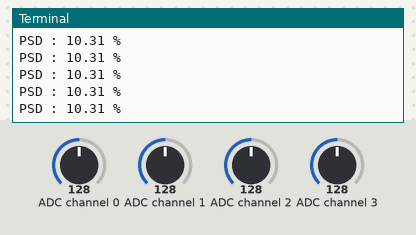
Simulated run of this program. Board: Raspberry Pi (BCM pin numbers). On the bench: the last lines printed to the terminal. The test bench sets the inputs (shaded band); at power-on: ADC channel 3 = 128, ADC channel 0 = 128, ADC channel 1 = 128, ADC channel 2 = 128 (analog values on the 0–255 scale).

Above: at 1.2 s.
1.3 s: ADC channel 3 set to 178
At 1.32 s:
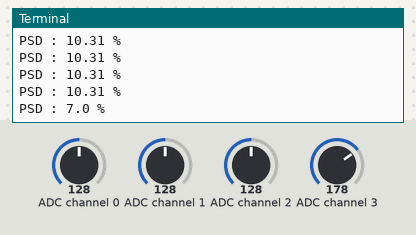
2.8 s: ADC channel 3 set to 247
At 2.83 s:
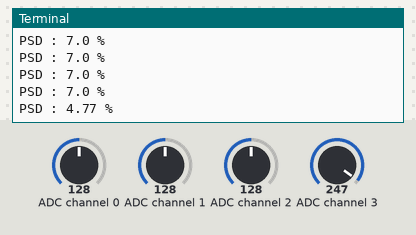
Timing chart, 0 to 5.8 s (numbered marks = the images above; inputs shaded):
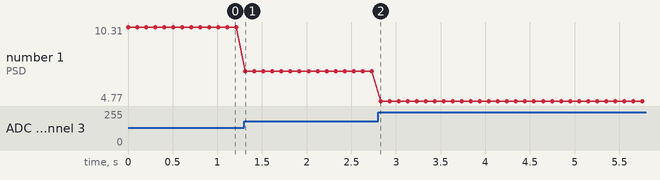

Measured:
- after the input at 1.3 s, the terminal: prints a new line at once (image 1)
- after the input at 2.8 s, the terminal: prints a new line at once (image 2)
- plotted number 1: 10.31 → 7 after the input at 1.3 s, 7 → 4.77 after the input at 2.8 s

The program:

psd.py
```python
# I2C 사용을 위한 모듈 smbus
import math
import smbus

# 지연시간 제어를 위해 time 모듈을 사용한다.
import time

bus = smbus.SMBus(1)   # I2C 포트 번호 (1번을 씀)
i2c_address = 0x48

# PCF8591 칩에서 데이터를 받기위한 명령어다.
command = 0x44

# try-except 는 파이썬의 예외처리 구문으로
# 키보드로 Ctrl + C를 누를시 프로그램이 종료 된다.
try:
    while(1) :
        # i2c의 주소와 명령어를 전송하여 5Byte의 데이터를 읽어온다.
        # 맨 앞의 dummy data(index 0번 데이터)를 제외하고 뒤 4Byte가 4개의 ADC 포트 데이터이다.
        adc_data = bus.read_i2c_block_data(i2c_address, command, 5)
        # I2C로 부터 센서 값을 읽어온다. 다 PSD 센서는 3번이다
        psd_value = (adc_data[4] / 255.0 * 3.3) * 3 / 2
        psd_value = 29.988 * math.pow(psd_value , -1.173)
        psd_value = round(psd_value, 2)
        print("PSD : " + str(psd_value) + " %")
        time.sleep(0.1)
    # 종료 등의 키보드 인터럽트 발생시 처리 동작
except KeyboardInterrupt:
    pass
```
